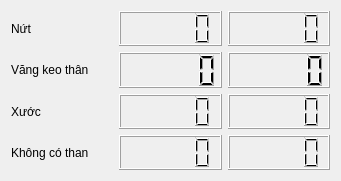
  <widget class="QWidget" name="horizontalLayoutWidget_9">
   <property name="geometry">
    <rect>
     <x>260</x>
     <y>300</y>
     <width>341</width>
     <height>181</height>
    </rect>
   </property>
   <layout class="QHBoxLayout" name="horizontalLayout_41">
    <item>
     <layout class="QVBoxLayout" name="verticalLayout_9">
      <item>
       <layout class="QHBoxLayout" name="horizontalLayout_42">
        <item>
         <widget class="QLabel" name="label_40">
          <property name="text">
           <string>Nứt</string>
          </property>
         </widget>
        </item>
        <item>
         <widget class="QLCDNumber" name="cam2_detail1"/>
        </item>
        <item>
         <widget class="QLCDNumber" name="cam2_detail1_1"/>
        </item>
       </layout>
      </item>
      <item>
       <layout class="QHBoxLayout" name="horizontalLayout_43">
        <item>
         <widget class="QLabel" name="label_41">
          <property name="text">
           <string>Văng keo thân</string>
          </property>
         </widget>
        </item>
        <item>
         <widget class="QLCDNumber" name="cam2_detail2"/>
        </item>
        <item>
         <widget class="QLCDNumber" name="cam2_detail2_1"/>
        </item>
       </layout>
      </item>
      <item>
       <layout class="QHBoxLayout" name="horizontalLayout_44">
        <item>
         <widget class="QLabel" name="label_42">
          <property name="text">
           <string>Xước</string>
          </property>
         </widget>
        </item>
        <item>
         <widget class="QLCDNumber" name="cam2_detail3"/>
        </item>
        <item>
         <widget class="QLCDNumber" name="cam2_detail3_1"/>
        </item>
       </layout>
      </item>
      <item>
       <layout class="QHBoxLayout" name="horizontalLayout_45">
        <item>
         <widget class="QLabel" name="label_43">
          <property name="text">
           <string>Không có than</string>
          </property>
         </widget>
        </item>
        <item>
         <widget class="QLCDNumber" name="cam2_detail4"/>
        </item>
        <item>
         <widget class="QLCDNumber" name="cam2_detail4_1"/>
        </item>
       </layout>
      </item>
     </layout>
    </item>
   </layout>
  </widget>
